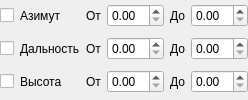
               <widget class="QWidget" name="page_3">
                <layout class="QGridLayout" name="gridLayout_16">
                 <property name="leftMargin">
                  <number>0</number>
                 </property>
                 <property name="topMargin">
                  <number>0</number>
                 </property>
                 <property name="rightMargin">
                  <number>0</number>
                 </property>
                 <property name="bottomMargin">
                  <number>0</number>
                 </property>
                 <item row="0" column="0">
                  <widget class="QCheckBox" name="checkBox_9">
                   <property name="sizePolicy">
                    <sizepolicy hsizetype="Maximum" vsizetype="Fixed">
                     <horstretch>0</horstretch>
                     <verstretch>0</verstretch>
                    </sizepolicy>
                   </property>
                   <property name="text">
                    <string/>
                   </property>
                  </widget>
                 </item>
                 <item row="0" column="1">
                  <widget class="QLabel" name="label_11">
                   <property name="sizePolicy">
                    <sizepolicy hsizetype="Maximum" vsizetype="Preferred">
                     <horstretch>0</horstretch>
                     <verstretch>0</verstretch>
                    </sizepolicy>
                   </property>
                   <property name="text">
                    <string>Азимут</string>
                   </property>
                  </widget>
                 </item>
                 <item row="0" column="2">
                  <widget class="QLabel" name="label_26">
                   <property name="sizePolicy">
                    <sizepolicy hsizetype="Maximum" vsizetype="Preferred">
                     <horstretch>0</horstretch>
                     <verstretch>0</verstretch>
                    </sizepolicy>
                   </property>
                   <property name="text">
                    <string>От</string>
                   </property>
                  </widget>
                 </item>
                 <item row="0" column="3">
                  <widget class="QDoubleSpinBox" name="doubleSpinBox_9"/>
                 </item>
                 <item row="0" column="4">
                  <widget class="QLabel" name="label_27">
                   <property name="sizePolicy">
                    <sizepolicy hsizetype="Maximum" vsizetype="Preferred">
                     <horstretch>0</horstretch>
                     <verstretch>0</verstretch>
                    </sizepolicy>
                   </property>
                   <property name="text">
                    <string>До</string>
                   </property>
                  </widget>
                 </item>
                 <item row="0" column="5">
                  <widget class="QDoubleSpinBox" name="doubleSpinBox_10"/>
                 </item>
                 <item row="1" column="0">
                  <widget class="QCheckBox" name="checkBox_10">
                   <property name="sizePolicy">
                    <sizepolicy hsizetype="Maximum" vsizetype="Fixed">
                     <horstretch>0</horstretch>
                     <verstretch>0</verstretch>
                    </sizepolicy>
                   </property>
                   <property name="text">
                    <string/>
                   </property>
                  </widget>
                 </item>
                 <item row="1" column="1">
                  <widget class="QLabel" name="label_12">
                   <property name="sizePolicy">
                    <sizepolicy hsizetype="Maximum" vsizetype="Preferred">
                     <horstretch>0</horstretch>
                     <verstretch>0</verstretch>
                    </sizepolicy>
                   </property>
                   <property name="text">
                    <string>Дальность</string>
                   </property>
                  </widget>
                 </item>
                 <item row="1" column="2">
                  <widget class="QLabel" name="label_28">
                   <property name="sizePolicy">
                    <sizepolicy hsizetype="Maximum" vsizetype="Preferred">
                     <horstretch>0</horstretch>
                     <verstretch>0</verstretch>
                    </sizepolicy>
                   </property>
                   <property name="text">
                    <string>От</string>
                   </property>
                  </widget>
                 </item>
                 <item row="1" column="3">
                  <widget class="QDoubleSpinBox" name="doubleSpinBox_11"/>
                 </item>
                 <item row="1" column="4">
                  <widget class="QLabel" name="label_29">
                   <property name="sizePolicy">
                    <sizepolicy hsizetype="Maximum" vsizetype="Preferred">
                     <horstretch>0</horstretch>
                     <verstretch>0</verstretch>
                    </sizepolicy>
                   </property>
                   <property name="text">
                    <string>До</string>
                   </property>
                  </widget>
                 </item>
                 <item row="1" column="5">
                  <widget class="QDoubleSpinBox" name="doubleSpinBox_12"/>
                 </item>
                 <item row="2" column="0">
                  <widget class="QCheckBox" name="checkBox_11">
                   <property name="sizePolicy">
                    <sizepolicy hsizetype="Maximum" vsizetype="Fixed">
                     <horstretch>0</horstretch>
                     <verstretch>0</verstretch>
                    </sizepolicy>
                   </property>
                   <property name="text">
                    <string/>
                   </property>
                  </widget>
                 </item>
                 <item row="2" column="1">
                  <widget class="QLabel" name="label_13">
                   <property name="sizePolicy">
                    <sizepolicy hsizetype="Maximum" vsizetype="Preferred">
                     <horstretch>0</horstretch>
                     <verstretch>0</verstretch>
                    </sizepolicy>
                   </property>
                   <property name="text">
                    <string>Высота</string>
                   </property>
                  </widget>
                 </item>
                 <item row="2" column="2">
                  <widget class="QLabel" name="label_30">
                   <property name="sizePolicy">
                    <sizepolicy hsizetype="Maximum" vsizetype="Preferred">
                     <horstretch>0</horstretch>
                     <verstretch>0</verstretch>
                    </sizepolicy>
                   </property>
                   <property name="text">
                    <string>От</string>
                   </property>
                  </widget>
                 </item>
                 <item row="2" column="3">
                  <widget class="QDoubleSpinBox" name="doubleSpinBox_13"/>
                 </item>
                 <item row="2" column="4">
                  <widget class="QLabel" name="label_31">
                   <property name="sizePolicy">
                    <sizepolicy hsizetype="Maximum" vsizetype="Preferred">
                     <horstretch>0</horstretch>
                     <verstretch>0</verstretch>
                    </sizepolicy>
                   </property>
                   <property name="text">
                    <string>До</string>
                   </property>
                  </widget>
                 </item>
                 <item row="2" column="5">
                  <widget class="QDoubleSpinBox" name="doubleSpinBox_14"/>
                 </item>
                </layout>
               </widget>
